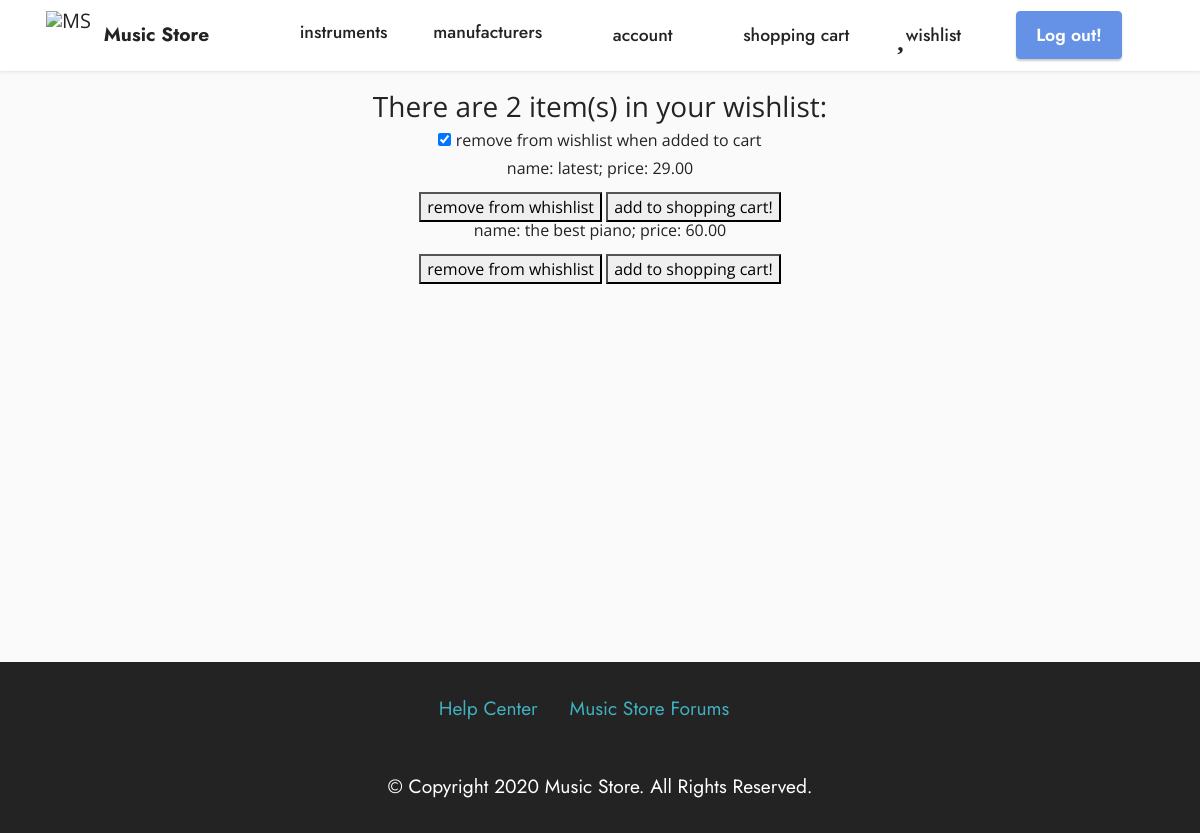
/account/wishlist/ (signed in), run on the app's committed database.
### app/models.py (models this page shows, shortened)
class ItemQuantity(models.Model):
    item = models.ForeignKey(Item, on_delete=models.CASCADE)
    quantity = models.IntegerField()

class Item(models.Model):
    instrument = models.OneToOneField(Instrument, on_delete=models.CASCADE)
    price = models.DecimalField(max_digits=10, decimal_places=2)

class Instrument(models.Model):
    name = models.CharField(max_length=100)
    category = models.CharField(choices=INSTRUMENT_CAT , max_length=100)
    manufacturer = models.ForeignKey(Manufacturer, on_delete=models.CASCADE)
    description = models.CharField(max_length=1000)
    nr_serie = models.CharField(max_length=20)
    image = models.URLField()

### app/views.py (the view, shortened to what this page needs)
# urls.py: path('account/wishlist/', views.wishlist, name='wishlist'),
@login_required(login_url='/login/')
def wishlist(request):
    person = get_curr_person_object(request)
    if 'checked' not in request.session:
        request.session['checked'] = False
    nr_prods = 0
    try:
        lista = ItemList.objects.get(person=person, type='wishlist').items.all()
        nr_prods = len(lista)
    except ObjectDoesNotExist:
        lista = []
    return render(request, 'wishlist.html', {'lista': lista, 'nr':nr_prods, 'remove':request.session['checked']})

### app/views.py (called while the page is built)
def get_curr_person_object(request):
    u = models.User.objects.get(pk=request.user.id)
    return Person.objects.get(user=u)

### templates/wishlist.html (shortened to what this page needs)
{% extends 'layout.html' %}
{% block content %}
    <div class="container container-info">
        <h3>There are {{ nr }} item(s) in your wishlist: </h3>
        <form action="" method="post">
            <input type="checkbox" id="rem_when_added_checkbox" name="rem_when_added_to_cart" {% if remove  %} checked {% endif %}  >
            <label for="rem_when_added_checkbox">remove from wishlist when added to cart</label>
            {% for i in lista %}
                <p>name: {{ i.item.instrument.name }}; price: {{ i.item.price }} </p>
                    <input type="submit" name="rem" value="remove from whishlist">
                    <input type="submit" name="purchase" value="add to shopping cart!">
            {% endfor %}
        </form>
    </div>
{% endblock %}

### app/static/theme/css/style.css (style rules this page uses)
body { font-style: normal; line-height: 1.5; font-weight: 400; color: #232323; position: relative; }
section, .container, .container-fluid { position: relative; word-wrap: break-word; }
h1, h2, h3, h4, h5, h6, .display-1, .display-2, .display-4, .display-5, .display-7, span, p, a { line-height: 1; word-break: break-word; word-wrap: break-word; font-weight: 400; }
[type="submit"] { -webkit-appearance: none; }
html, body { height: auto; min-height: 100vh; }
@media (min-width: 992px) { .container { padding-left: 16px; padding-right: 16px; } }

### app/static/mobirise/css/mbr-additional.css (style rules this page uses)
body { font-family: IBM Plex Sans; }
body { overflow-x: hidden; }

### templates/layout.html (style rules this page uses)
body { margin: 0; min-height: 100vh; font-family: 'Open Sans'; background: #fafafa; }
.container-info { margin-top: 2rem; justify-content: center; text-align: center; color: #232323; }
:root { --color: #3c3163; --transition-time: 0.5s; }
* { box-sizing: border-box; }

### data on the page
ItemQuantity: item.instrument.name "latest", item.price "29.00"
ItemQuantity: item.instrument.name "the best piano", item.price "60.00"

### other printed values
{{ nr }} "2"
